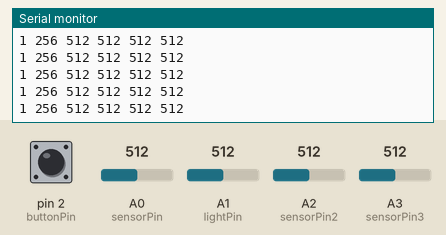
This sketch was run on a simulated Arduino Uno, built with avr-gcc and run on an emulated ATmega328P. On the bench: the last lines printed to the serial monitor. The inputs (shaded band) are chosen by the test bench; at power-on: A1 (lightPin) = 512, A0 (sensorPin) = 512, A2 (sensorPin2) = 512, pin 2 (buttonPin) HIGH, A3 (sensorPin3) = 512.

Above: at 1.2 s.
1.3 s: A1 (lightPin) set to 111
At 2.2 s:
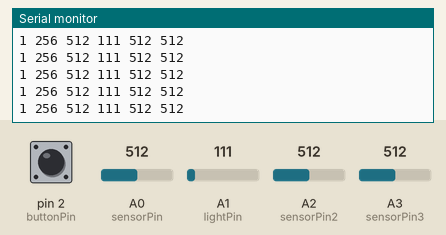
4.3 s: A1 (lightPin) set to 89
At 5.4 s:
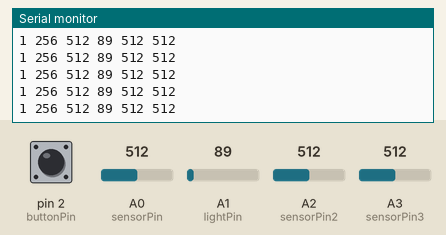
8.8 s: A0 (sensorPin) set to 218
At 9.8 s:
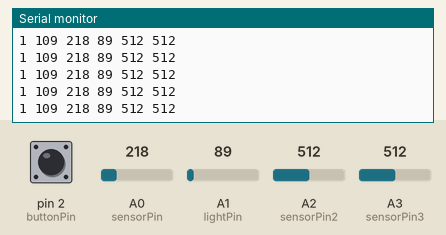
11.8 s: A0 (sensorPin) set to 191
At 12.5 s:
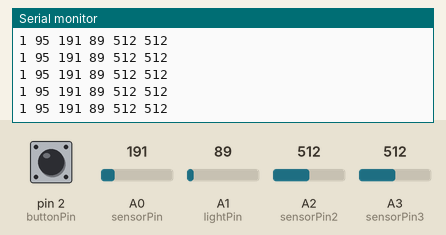
13.3 s: A2 (sensorPin2) set to 105
At 14.3 s:
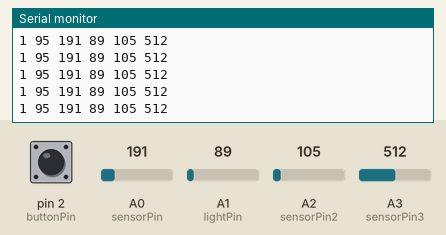
14.8 s: A2 (sensorPin2) set to 93
At 15.6 s:
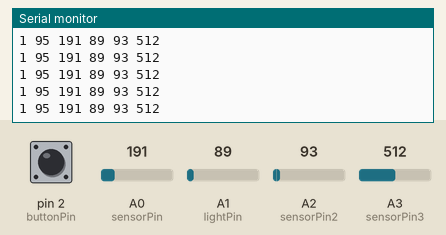
Timing chart, 0 to 17.8 s (numbered marks = the images above; inputs shaded):
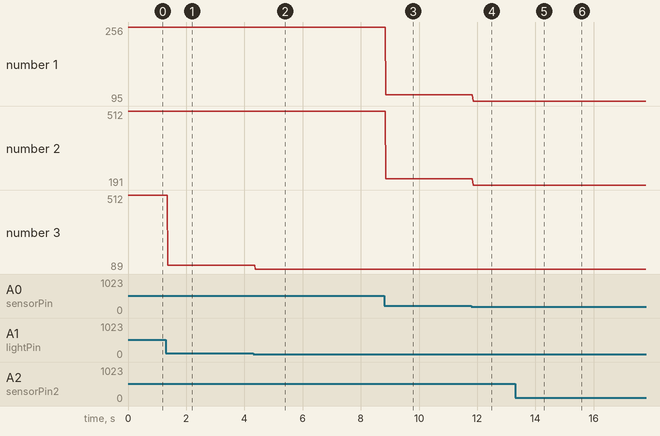

The sketch:

max_arduino_av_loop.ino
```cpp
//Hello Instrument Hello Max

// constants used to set pin numbers (don't change)
const int buttonPin = 2;
const int sensorPin = A0;
const int lightPin = A1;
const int sensorPin2 = A2;
const int sensorPin3 = A3;

int buttonState = 0;
int sensorVal = 0;
int lightVal = 0;
int sensorVal2 = 0;
int sensorVal3 = 0;

int incomingByte; // variable to read incoming serial data input

void setup() {
  Serial.begin(9600); //start serial data
  pinMode(buttonPin, INPUT_PULLUP); // enable internal pull-up

}

void loop() {

buttonState = digitalRead(buttonPin); // read state of button value
sensorVal = analogRead(sensorPin);
// sensorVal = map(sensorVal, 0, 1023, 0, 255);
lightVal = analogRead(lightPin);
// lightVal = map(lightVal, 0, 1023, 0, 1000);
sensorVal2 = analogRead(sensorPin2);

sensorVal3 = analogRead(sensorPin3);

// check if pushbutton is pressed
  if(buttonState == HIGH){
    //turn LED off
    // digitalWrite(ledPin, LOW);
    Serial.print(buttonState);
  } else {
    // turn LED on
    // digitalWrite(ledPin, HIGH);
    Serial.print(buttonState);
  }
  Serial.print(" ");
  Serial.print(sensorVal/2);
  Serial.print(" ");
  Serial.print(sensorVal);
  Serial.print(" ");
  Serial.print(lightVal);
  Serial.print(" ");
  Serial.print(sensorVal2);
  Serial.print(" ");
  Serial.print(sensorVal3);

  Serial.println();
    delay(10);
   // see if there's incoming serial data:
  if (Serial.available() > 0) {
    // read the oldest byte in the serial buffer:
    incomingByte = Serial.read();
}
}
```

Measured:
- after the input at 1.3 s, the serial monitor: prints a new line after 0.06 s (image 1)
- after the input at 4.3 s, the serial monitor: prints a new line after 0.08 s (image 2)
- after the input at 8.8 s, the serial monitor: prints a new line after 0.06 s (image 3)
- after the input at 11.8 s, the serial monitor: prints a new line after 0.06 s (image 4)
- after the input at 13.3 s, the serial monitor: prints a new line after 0.07 s (image 5)
- after the input at 14.8 s, the serial monitor: prints a new line after 0.07 s (image 6)
- plotted number 1: 256 → 109 after the input at 8.8 s, 109 → 95 after the input at 11.8 s
- plotted number 2: 512 → 218 after the input at 8.8 s, 218 → 191 after the input at 11.8 s
